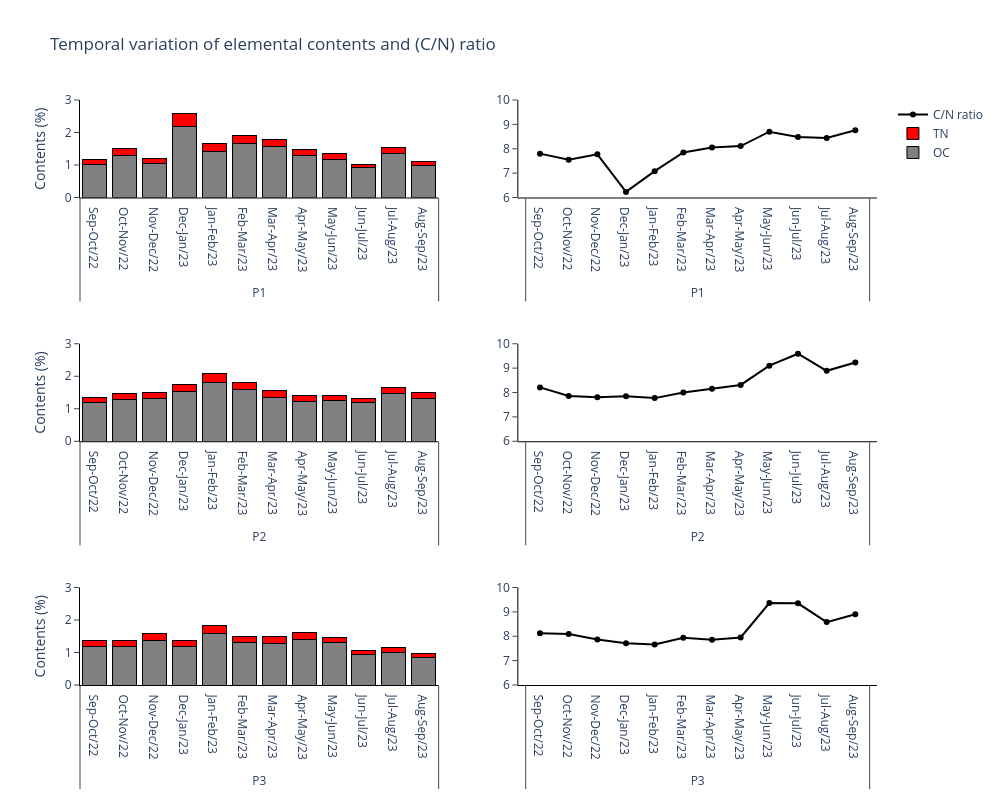

The code cell stored with this chart in its notebook:
### Markdown cell above
<h4 style='text-align: justify; color: black;'><u>Figure 3</u> - ...</h4>

### Code cell
elemental_contents(p1, p2, p3)

### Figure 1 — Plotly figure (JSON) as saved in the notebook; plotly's stock layout.template omitted (floating-point values rounded to 4 significant figures)
{"data": [{"marker": {"color": "gray", "line": {"color": "rgb(0,0,0)", "width": 1}}, "name": "OC", "orientation": "v", "type": "bar", "x": [["P1", "P1", "P1", "P1", "P1", "P1", "P1", "P1", "P1", "P1", "P1", "P1"], ["Sep-Oct/22", "Oct-Nov/22", "Nov-Dec/22", "Dec-Jan/23", "Jan-Feb/23", "Feb-Mar/23", "Mar-Apr/23", "Apr-May/23", "May-Jun/23", "Jun-Jul/23", "Jul-Aug/23", "Aug-Sep/23"]], "xaxis": "x", "y": [1.02, 1.3, 1.05, 2.17, 1.43, 1.66, 1.56, 1.29, 1.18, 0.91, 1.34, 0.98], "yaxis": "y"}, {"marker": {"color": "red", "line": {"color": "rgb(0,0,0)", "width": 1}}, "name": "TN", "orientation": "v", "type": "bar", "x": [["P1", "P1", "P1", "P1", "P1", "P1", "P1", "P1", "P1", "P1", "P1", "P1"], ["Sep-Oct/22", "Oct-Nov/22", "Nov-Dec/22", "Dec-Jan/23", "Jan-Feb/23", "Feb-Mar/23", "Mar-Apr/23", "Apr-May/23", "May-Jun/23", "Jun-Jul/23", "Jul-Aug/23", "Aug-Sep/23"]], "xaxis": "x", "y": [0.15, 0.2, 0.16, 0.41, 0.24, 0.25, 0.22, 0.19, 0.16, 0.12, 0.19, 0.13], "yaxis": "y"}, {"marker": {"color": "gray", "line": {"color": "rgb(0,0,0)", "width": 1}}, "orientation": "v", "showlegend": false, "type": "bar", "x": [["P2", "P2", "P2", "P2", "P2", "P2", "P2", "P2", "P2", "P2", "P2", "P2"], ["Sep-Oct/22", "Oct-Nov/22", "Nov-Dec/22", "Dec-Jan/23", "Jan-Feb/23", "Feb-Mar/23", "Mar-Apr/23", "Apr-May/23", "May-Jun/23", "Jun-Jul/23", "Jul-Aug/23", "Aug-Sep/23"]], "xaxis": "x3", "y": [1.19, 1.27, 1.31, 1.53, 1.8, 1.59, 1.36, 1.23, 1.25, 1.19, 1.46, 1.32], "yaxis": "y3"}, {"marker": {"color": "red", "line": {"color": "rgb(0,0,0)", "width": 1}}, "orientation": "v", "showlegend": false, "type": "bar", "x": [["P2", "P2", "P2", "P2", "P2", "P2", "P2", "P2", "P2", "P2", "P2", "P2"], ["Sep-Oct/22", "Oct-Nov/22", "Nov-Dec/22", "Dec-Jan/23", "Jan-Feb/23", "Feb-Mar/23", "Mar-Apr/23", "Apr-May/23", "May-Jun/23", "Jun-Jul/23", "Jul-Aug/23", "Aug-Sep/23"]], "xaxis": "x3", "y": [0.17, 0.19, 0.2, 0.23, 0.27, 0.23, 0.19, 0.17, 0.16, 0.14, 0.19, 0.17], "yaxis": "y3"}, {"marker": {"color": "gray", "line": {"color": "rgb(0,0,0)", "width": 1}}, "orientation": "v", "showlegend": false, "type": "bar", "x": [["P3", "P3", "P3", "P3", "P3", "P3", "P3", "P3", "P3", "P3", "P3", "P3"], ["Sep-Oct/22", "Oct-Nov/22", "Nov-Dec/22", "Dec-Jan/23", "Jan-Feb/23", "Feb-Mar/23", "Mar-Apr/23", "Apr-May/23", "May-Jun/23", "Jun-Jul/23", "Jul-Aug/23", "Aug-Sep/23"]], "xaxis": "x5", "y": [1.19, 1.19, 1.38, 1.19, 1.6, 1.31, 1.29, 1.4, 1.31, 0.94, 1.01, 0.86], "yaxis": "y5"}, {"marker": {"color": "red", "line": {"color": "rgb(0,0,0)", "width": 1}}, "orientation": "v", "showlegend": false, "type": "bar", "x": [["P3", "P3", "P3", "P3", "P3", "P3", "P3", "P3", "P3", "P3", "P3", "P3"], ["Sep-Oct/22", "Oct-Nov/22", "Nov-Dec/22", "Dec-Jan/23", "Jan-Feb/23", "Feb-Mar/23", "Mar-Apr/23", "Apr-May/23", "May-Jun/23", "Jun-Jul/23", "Jul-Aug/23", "Aug-Sep/23"]], "xaxis": "x5", "y": [0.17, 0.17, 0.2, 0.18, 0.24, 0.19, 0.19, 0.21, 0.16, 0.12, 0.14, 0.11], "yaxis": "y5"}, {"line": {"color": "#000000"}, "mode": "lines+markers", "name": "C/N ratio", "showlegend": false, "type": "scatter", "x": [["P1", "P1", "P1", "P1", "P1", "P1", "P1", "P1", "P1", "P1", "P1", "P1"], ["Sep-Oct/22", "Oct-Nov/22", "Nov-Dec/22", "Dec-Jan/23", "Jan-Feb/23", "Feb-Mar/23", "Mar-Apr/23", "Apr-May/23", "May-Jun/23", "Jun-Jul/23", "Jul-Aug/23", "Aug-Sep/23"]], "xaxis": "x2", "y": [7.8, 7.55, 7.77, 6.23, 7.08, 7.85, 8.05, 8.11, 8.7, 8.48, 8.44, 8.76], "yaxis": "y2"}, {"line": {"color": "#000000"}, "mode": "lines+markers", "name": "C/N ratio", "showlegend": false, "type": "scatter", "x": [["P2", "P2", "P2", "P2", "P2", "P2", "P2", "P2", "P2", "P2", "P2", "P2"], ["Sep-Oct/22", "Oct-Nov/22", "Nov-Dec/22", "Dec-Jan/23", "Jan-Feb/23", "Feb-Mar/23", "Mar-Apr/23", "Apr-May/23", "May-Jun/23", "Jun-Jul/23", "Jul-Aug/23", "Aug-Sep/23"]], "xaxis": "x4", "y": [8.21, 7.86, 7.81, 7.85, 7.77, 8.0, 8.15, 8.31, 9.1, 9.59, 8.89, 9.23], "yaxis": "y4"}, {"line": {"color": "#000000"}, "mode": "lines+markers", "name": "C/N ratio", "showlegend": true, "type": "scatter", "x": [["P3", "P3", "P3", "P3", "P3", "P3", "P3", "P3", "P3", "P3", "P3", "P3"], ["Sep-Oct/22", "Oct-Nov/22", "Nov-Dec/22", "Dec-Jan/23", "Jan-Feb/23", "Feb-Mar/23", "Mar-Apr/23", "Apr-May/23", "May-Jun/23", "Jun-Jul/23", "Jul-Aug/23", "Aug-Sep/23"]], "xaxis": "x6", "y": [8.12, 8.09, 7.87, 7.71, 7.66, 7.94, 7.86, 7.95, 9.36, 9.35, 8.58, 8.9], "yaxis": "y6"}], "layout": {"barmode": "stack", "height": 800, "plot_bgcolor": "white", "title": {"text": "Temporal variation of elemental contents and (C/N) ratio"}, "width": 1000, "xaxis": {"anchor": "y", "domain": [0, 0.45], "linecolor": "black"}, "xaxis2": {"anchor": "y2", "domain": [0.55, 1], "linecolor": "black"}, "xaxis3": {"anchor": "y3", "domain": [0, 0.45], "linecolor": "black"}, "xaxis4": {"anchor": "y4", "domain": [0.55, 1], "linecolor": "black"}, "xaxis5": {"anchor": "y5", "domain": [0, 0.45], "linecolor": "black"}, "xaxis6": {"anchor": "y6", "domain": [0.55, 1], "linecolor": "black"}, "yaxis": {"anchor": "x", "domain": [0.8333, 1.0], "linecolor": "black", "range": [0, 3], "ticks": "outside", "title": {"text": "Contents (%)"}}, "yaxis2": {"anchor": "x2", "domain": [0.8333, 1.0], "linecolor": "black", "range": [6, 10], "ticks": "outside"}, "yaxis3": {"anchor": "x3", "domain": [0.4167, 0.5833], "linecolor": "black", "range": [0, 3], "ticks": "outside", "title": {"text": "Contents (%)"}}, "yaxis4": {"anchor": "x4", "domain": [0.4167, 0.5833], "linecolor": "black", "range": [6, 10], "ticks": "outside"}, "yaxis5": {"anchor": "x5", "domain": [0, 0.1667], "linecolor": "black", "range": [0, 3], "ticks": "outside", "title": {"text": "Contents (%)"}}, "yaxis6": {"anchor": "x6", "domain": [0, 0.1667], "linecolor": "black", "range": [6, 10], "ticks": "outside"}}}
